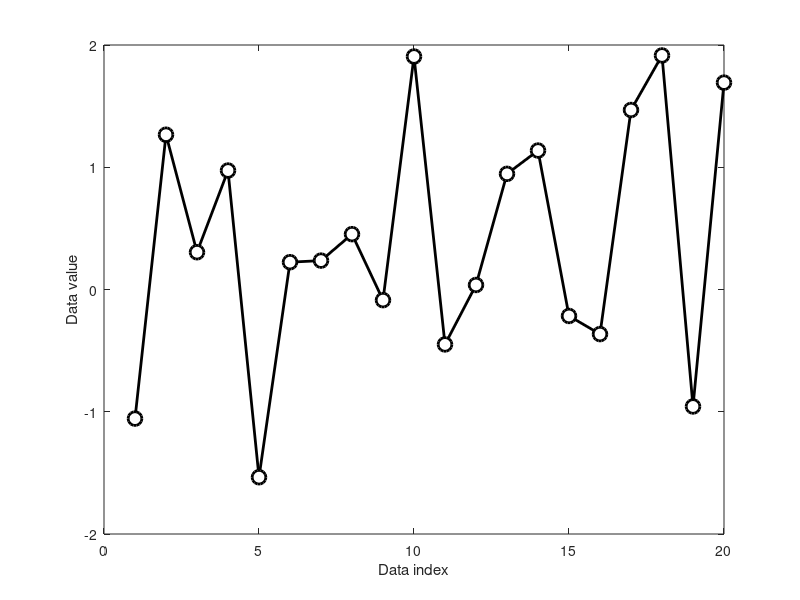
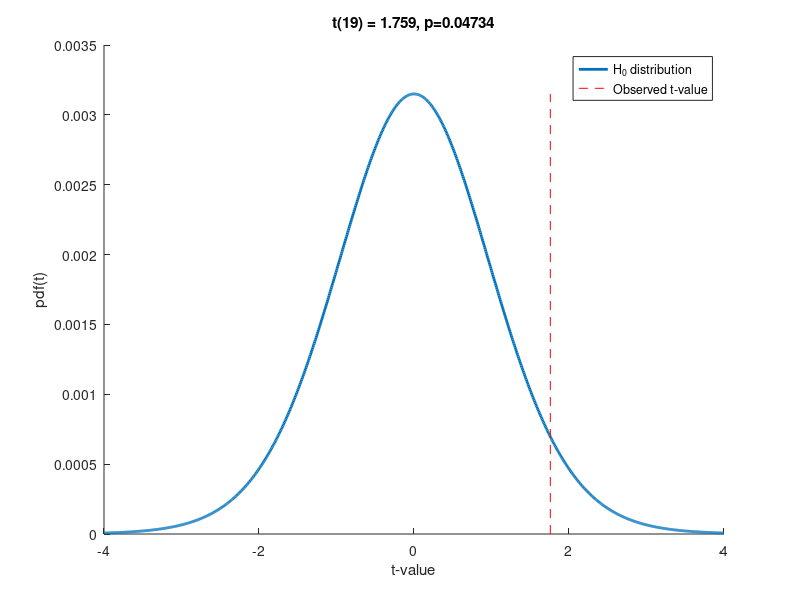

MATLAB code to generate these figures, in order:
%%
%   COURSE: Master statistics and machine learning: intuition, math, code										
%      URL: udemy.com/course/statsml_x/?couponCode=202212 
% 
%  SECTION: The t-test family
%    VIDEO: One-sample t-test
% 
%  TEACHER: Mike X Cohen, sincxpress.com
%

%%

% a clear MATLAB workspace is a clear mental workspace
close all; clear; clc

%% generate the data

% parameters
N = 20; % sample size
popMu = .5; % true population mean
data = randn(N,1) + popMu;

% let's see what the data look(s) like
figure(1), clf
plot(data,'ko-','markerfacecolor','w','linew',2,'markersize',10)
xlabel('Data index'), ylabel('Data value')

%%% question: Should there be lines in this plot?

%% "manual" t-test

% the null-hypothesis value
H0val = 0;

% compute the t-value
t_num = mean(data) - H0val;
t_den = std(data) / sqrt(N);
tval = t_num / t_den;

% degrees of freedom
df = N-1;

% p-value
pval = 1-tcdf(abs(tval),df);

% show the H0 parameter distribution and observed t-value
figure(2), clf, hold on
x = linspace(-4,4,1001);
tdist = tpdf(x,df) * mean(diff(x));

plot(x,tdist,'linew',2)
plot([1 1]*tval,[0 max(tdist)],'r--')
legend({'H_0 distribution';'Observed t-value'})
xlabel('t-value'), ylabel('pdf(t)')
title([ 't(' num2str(df) ') = ' num2str(tval) ', p=' num2str(pval) ])

%% now with MATLAB function

[h,p,c,stats] = ttest(data)

% do these values match our manually computed values?

%% done.
